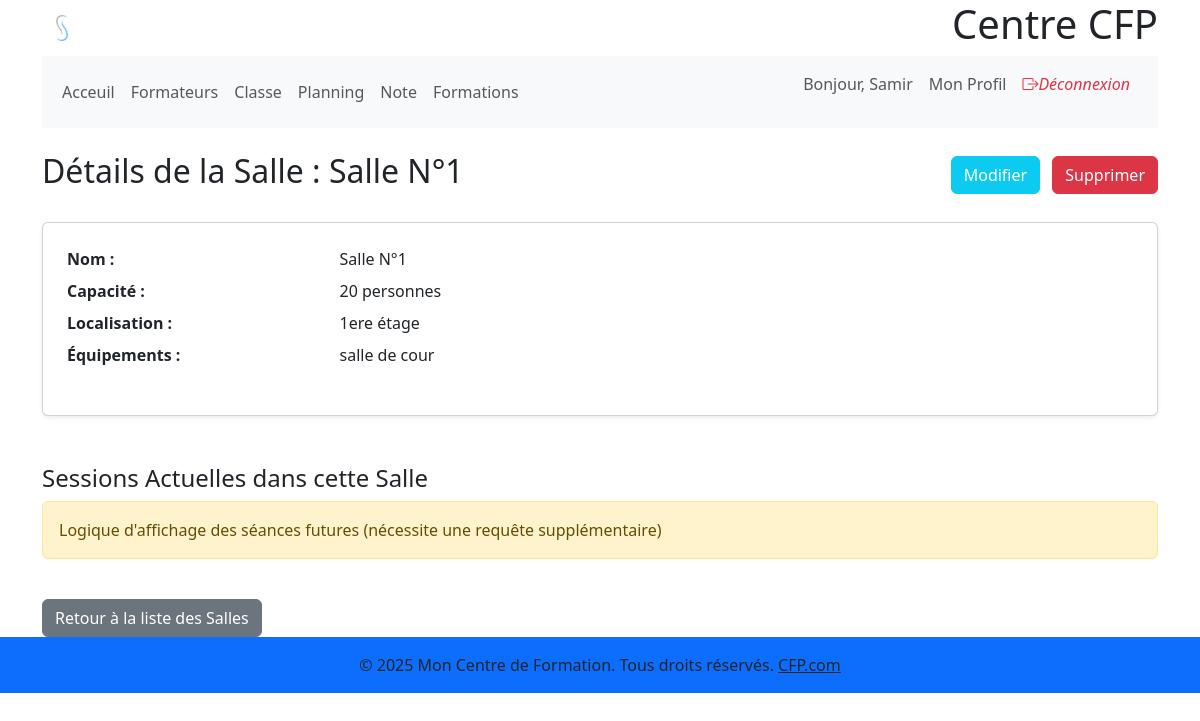
Screenshot of /formations/rooms/1/ (signed in) with the database file from the repository.
### gestion_users/models.py (models this page shows, shortened)
class CustomUser(AbstractUser):
    role = models.CharField(max_length=50, choices=UserRole.choices, default=UserRole.STUDENT,
                            verbose_name=_("Rôle"))
    telephone = models.CharField(
        max_length=15, blank=True, null=True, verbose_name=_("Téléphone"))
    adress = models.TextField(blank=True, null=True, verbose_name=_("Adresse"))
    date_naissance = models.DateField(
        blank=True, null=True, verbose_name=_("Date de naissance"))
    photo = models.ImageField(upload_to='photos_profil/',
                              blank=True, null=True, verbose_name=_("Photo de profil"))
    class Meta:
        verbose_name = _("Utilisateur")
        verbose_name_plural = _("Utilisateurs")

### gestion_formations/models.py (models this page shows, shortened)
class Room(models.Model):
    name = models.CharField(max_length=100)
    capacite = models.PositiveIntegerField()
    equipements = models.TextField(blank=True)
    localisation = models.CharField(max_length=255, blank=True)

### gestion_formations/views.py (the view)
# urls.py: path('rooms/<int:pk>/', views.RoomDetailView.as_view(), name='room_detail'),
class RoomDetailView(LoginRequiredMixin, DetailView):
    model = Room
    template_name = 'gestion_formations/room_detail.html'
    context_object_name = 'room'

### gestion_formations/templates/gestion_formations/room_detail.html (shortened to what this page needs)
{% extends 'base.html' %}
{% block content %}
  <div class="container mt-4">
    <div class="d-flex justify-content-between align-items-center mb-4">
      <h2>Détails de la Salle : {{ room.name }}</h2>
      <div>
        <a href="{% url 'gestion_formations:room_update' pk=room.pk %}" class="btn btn-info text-white me-2"> Modifier</a>
        <a href="{% url 'gestion_formations:room_delete' pk=room.pk %}" class="btn btn-danger"> Supprimer</a>
      </div>
    </div>
    <div class="card p-4 shadow-sm">
      <dl class="row">
        <dt class="col-sm-3">Nom :</dt>
        <dd class="col-sm-9">{{ room.name }}</dd>
        <dt class="col-sm-3">Capacité :</dt>
        <dd class="col-sm-9">{{ room.capacite }} personnes</dd>
        <dt class="col-sm-3">Localisation :</dt>
        <dd class="col-sm-9">{{ room.localisation|default:'Non spécifiée' }}</dd>
        <dt class="col-sm-3">Équipements :</dt>
        <dd class="col-sm-9">{{ room.equipements|default:'Aucun équipement listé' }}</dd>
      </dl>
    </div>
    <h4 class="mt-5">Sessions Actuelles dans cette Salle</h4>
    <div class="alert alert-warning">Logique d'affichage des séances futures (nécessite une requête supplémentaire)</div>
    <a href="{% url 'gestion_formations:room_list' %}" class="btn btn-secondary mt-4">Retour à la liste des Salles</a>
  </div>
{% endblock %}

### templates/includes/_nav.html (shortened to what this page needs)
<nav class="navbar navbar-expand-lg navbar-light bg-light">
  <div class="container-fluid">
    <div class="collapse navbar-collapse" id="navbarNav">
      <ul class="navbar-nav me-auto mb-2 mb-lg-0">
        <li class="nav-item">
          <a class="nav-link" href="#">Acceuil</a>
        </li>
        <li class="nav-item">
          <a class="nav-link" href="{% url 'gestion_users:formateurs_list' %}">Formateurs</a>
        </li>
        <li class="nav-item">
          <a class="nav-link" href="{% url 'gestion_formations:room_list' %}">Classe</a>
        </li>
        <li class="nav-item">
          <a class="nav-link" href="{% url 'gestion_formations:seance_calendar_page' %}">Planning</a>
        </li>
        <li class="nav-item">
          <a class="nav-link" href="#">Note</a>
        </li>
        <li class="nav-item">
          <a class="nav-link" href="{% url 'gestion_formations:formation_list' %}">Formations</a>
        </li>
      </ul>
      <ul class="navbar-nav ms-auto">
        {% if user.is_authenticated %}
          <li class="nav-item">
            <span class="nav-link">Bonjour, {{ user.first_name|default:user.username }}</span>
          </li>
          <li class="nav-item">
            <a class="nav-link" href="{% url 'gestion_users:profile' %}">Mon Profil</a>
          </li>
          <li class="nav-item">
            <form method="post" action="{% url 'gestion_users:logout' %}" class="form-inline">
              <a href="{% url 'gestion_users:logout' %}" class="nav-link text-danger"><i class="bi bi-box-arrow-right me-2">Déconnexion</i></a>
            </form>
          </li>
        {% endif %}
      </ul>
    </div>
  </div>
</nav>

### rows the page displays
CustomUser: first_name "Samir"
Room: name "Salle N°1", capacite "20", localisation "1ere étage", equipements "salle de cour"
